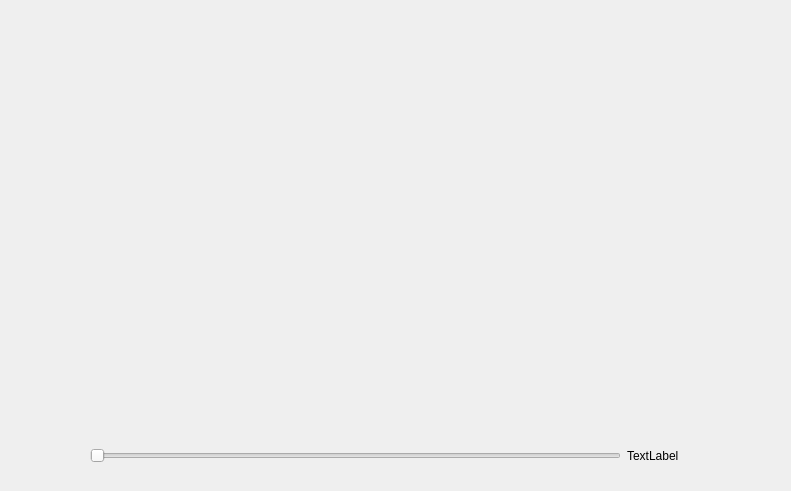
<?xml version="1.0" encoding="UTF-8"?>
<ui version="4.0">
 <class>PlayPage</class>
 <widget class="QWidget" name="PlayPage">
  <property name="geometry">
   <rect>
    <x>0</x>
    <y>0</y>
    <width>791</width>
    <height>491</height>
   </rect>
  </property>
  <property name="windowTitle">
   <string>Form</string>
  </property>
  <widget class="QWidget" name="layoutWidget">
   <property name="geometry">
    <rect>
     <x>90</x>
     <y>430</y>
     <width>589</width>
     <height>51</height>
    </rect>
   </property>
   <layout class="QHBoxLayout" name="horizontalLayout_2">
    <item>
     <layout class="QHBoxLayout" name="horizontalLayout"/>
    </item>
    <item>
     <widget class="QSlider" name="horizontalSlider">
      <property name="palette">
       <palette>
        <active>
         <colorrole role="WindowText">
          <brush brushstyle="SolidPattern">
           <color alpha="255">
            <red>0</red>
            <green>0</green>
            <blue>0</blue>
           </color>
          </brush>
         </colorrole>
         <colorrole role="Dark">
          <brush brushstyle="SolidPattern">
           <color alpha="255">
            <red>0</red>
            <green>85</green>
            <blue>255</blue>
           </color>
          </brush>
         </colorrole>
         <colorrole role="Text">
          <brush brushstyle="SolidPattern">
           <color alpha="255">
            <red>0</red>
            <green>0</green>
            <blue>0</blue>
           </color>
          </brush>
         </colorrole>
         <colorrole role="ButtonText">
          <brush brushstyle="SolidPattern">
           <color alpha="255">
            <red>0</red>
            <green>0</green>
            <blue>0</blue>
           </color>
          </brush>
         </colorrole>
         <colorrole role="PlaceholderText">
          <brush brushstyle="SolidPattern">
           <color alpha="128">
            <red>0</red>
            <green>0</green>
            <blue>0</blue>
           </color>
          </brush>
         </colorrole>
        </active>
        <inactive>
         <colorrole role="WindowText">
          <brush brushstyle="SolidPattern">
           <color alpha="255">
            <red>0</red>
            <green>0</green>
            <blue>0</blue>
           </color>
          </brush>
         </colorrole>
         <colorrole role="Dark">
          <brush brushstyle="SolidPattern">
           <color alpha="255">
            <red>0</red>
            <green>85</green>
            <blue>255</blue>
           </color>
          </brush>
         </colorrole>
         <colorrole role="Text">
          <brush brushstyle="SolidPattern">
           <color alpha="255">
            <red>0</red>
            <green>0</green>
            <blue>0</blue>
           </color>
          </brush>
         </colorrole>
         <colorrole role="ButtonText">
          <brush brushstyle="SolidPattern">
           <color alpha="255">
            <red>0</red>
            <green>0</green>
            <blue>0</blue>
           </color>
          </brush>
         </colorrole>
         <colorrole role="PlaceholderText">
          <brush brushstyle="SolidPattern">
           <color alpha="128">
            <red>0</red>
            <green>0</green>
            <blue>0</blue>
           </color>
          </brush>
         </colorrole>
        </inactive>
        <disabled>
         <colorrole role="WindowText">
          <brush brushstyle="SolidPattern">
           <color alpha="255">
            <red>0</red>
            <green>85</green>
            <blue>255</blue>
           </color>
          </brush>
         </colorrole>
         <colorrole role="Dark">
          <brush brushstyle="SolidPattern">
           <color alpha="255">
            <red>0</red>
            <green>85</green>
            <blue>255</blue>
           </color>
          </brush>
         </colorrole>
         <colorrole role="Text">
          <brush brushstyle="SolidPattern">
           <color alpha="255">
            <red>0</red>
            <green>85</green>
            <blue>255</blue>
           </color>
          </brush>
         </colorrole>
         <colorrole role="ButtonText">
          <brush brushstyle="SolidPattern">
           <color alpha="255">
            <red>0</red>
            <green>85</green>
            <blue>255</blue>
           </color>
          </brush>
         </colorrole>
         <colorrole role="PlaceholderText">
          <brush brushstyle="SolidPattern">
           <color alpha="128">
            <red>0</red>
            <green>0</green>
            <blue>0</blue>
           </color>
          </brush>
         </colorrole>
        </disabled>
       </palette>
      </property>
      <property name="orientation">
       <enum>Qt::Horizontal</enum>
      </property>
     </widget>
    </item>
    <item>
     <widget class="QLabel" name="label_2">
      <property name="text">
       <string>TextLabel</string>
      </property>
     </widget>
    </item>
   </layout>
  </widget>
 </widget>
 <resources/>
 <connections/>
</ui>
